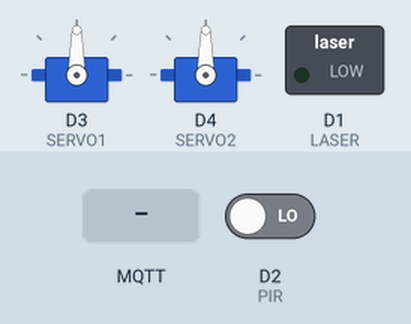
Recording of a sketch running on a simulated ESP8266 (NodeMCU). On the bench: 2 × servo, switched loads named in the sketch (green lamp = pin HIGH). The inputs (shaded band) are chosen by the test bench; at power-on: D2 (PIR) LOW. WiFi joins after 1.5 s; servers stay silent unless stated; random numbers use the default seed unless the sketch sets one; no MQTT or app messages arrive unless stated; what the sketch prints to the serial monitor is not drawn.

Above: at 2.7 s.
2.8 s: D2 (PIR) driven HIGH
At 4.3 s:
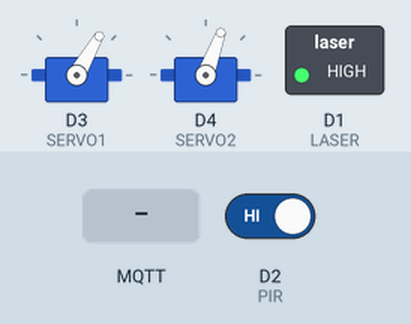
6.9 s: MQTT message "0" arrives on the first subscribed topic
At 8.6 s:
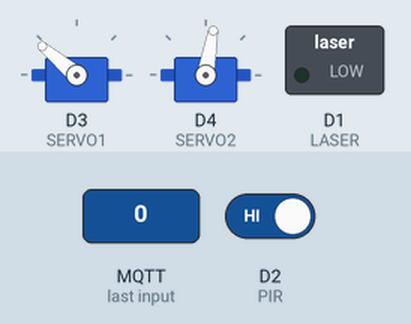
9.0 s: MQTT message "1" arrives on the first subscribed topic
At 9.7 s:
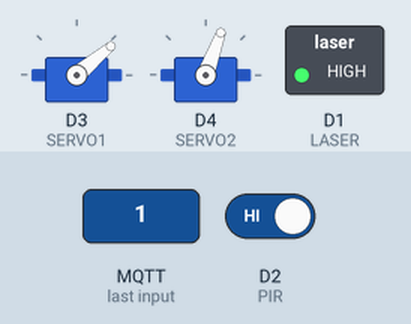
13.1 s: MQTT message "2" arrives on the first subscribed topic
At 15.5 s:
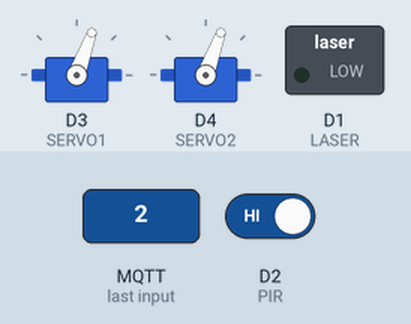
16.5 s: MQTT message "1" arrives on the first subscribed topic
At 17.8 s:
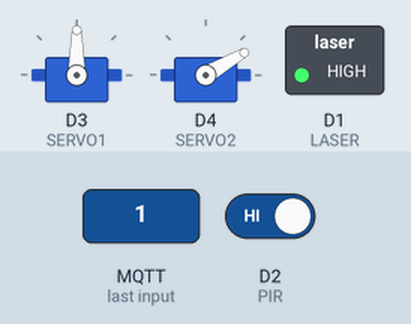
20.6 s: MQTT message "on" arrives on the first subscribed topic
At 23.6 s:
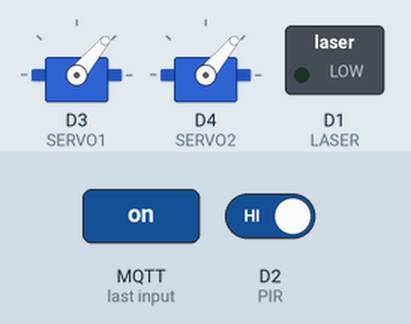
Timing chart, 0 to 25.0 s (numbered marks = the images above; inputs shaded):
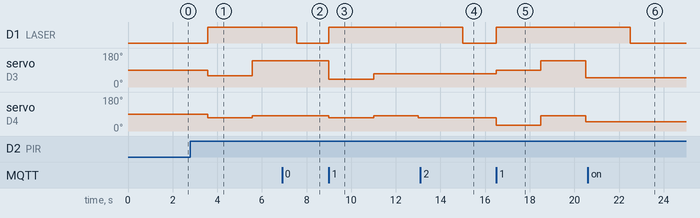

The sketch:

robotic-lasercat.ino
```cpp
#include <ESP8266WiFi.h>
#include <PubSubClient.h>
#include <Servo.h>

#define POS_INICIAL 90
#define X_MINIMO    30      // Angulo de X de 30 a 150 servo da base  -- PAN
#define Y_MINIMO    30      // Angulo de Y de 30 a 90 servo de cima   -- TILT
#define X_INTERVALO 12      // = (X Maximo - X Minimo) / 10
#define Y_INTERVALO 6       // = (Y Maximo - Y Minimo) / 10
#define LASER_TEMPO 60      // tempo em segundos que o laser ficará acionado
#define LASER       D1
#define PIR         D2      // sensor de presença
#define SERVO1      D3
#define SERVO2      D4

Servo servoX;
Servo servoY;

// --- SETUP WIFI E MQTT ---
const char* ssid = "...";
const char* password = "...";
const char* mqtt_server = "mqtt.eclipseprojects.io";
const int mqtt_port = 1883;
const char* mqtt_topic_status = "monitoracao/lasercat/status";
const char* mqtt_user = "...";
const char* mqtt_pwd = "...";
const char* mqtt_topic_ctrl = "monitoracao/lasercat/ctrl";

const char* statusOn = "ON";
const char* statusOff = "OFF";
bool statusCtrl = true;

WiFiClient espClient;
PubSubClient client(espClient);

void setup() {
  Serial.begin(115200);
  posicaoInicialServos();
  configuracaoInicialLaser();
  configuracaoInicialPIR();
  setup_wifi();
  client.setServer(mqtt_server, mqtt_port);
  client.setCallback(monitoraTopicoCtrl);
}

void posicaoInicialServos() {
  servoX.attach(SERVO1);
  servoY.attach(SERVO2);
  servoX.write(POS_INICIAL);
  servoY.write(POS_INICIAL);
}

void configuracaoInicialLaser() {
  pinMode(LASER, OUTPUT);
  digitalWrite(LASER, LOW);
}

void configuracaoInicialPIR() {
  pinMode(PIR, INPUT);
}

void loop() {
  // --- Testa conexão do Wifi ---
  if (!client.connected()) {
    reconnect();
  }

  if (statusCtrlOff()) {  // funções desligadas via MQTT
    return;
  }

  int trigger = digitalRead(PIR);
  client.publish(mqtt_topic_status, trigger == HIGH ? statusOn : statusOff, true);    // true lê o ultimo status

  if (trigger == HIGH) {
    ligaLaser();
  } else {
    desligaLaser();
    delay(1000);
  }
}

// FUNCOES AUXILIARES

void posicionaServos() {
   int posicaoX = (random(0, (X_INTERVALO)) * 10 + (X_MINIMO));
   int posicaoY = (random(0, (Y_INTERVALO)) * 10 + (Y_MINIMO));
   servoX.write(posicaoX);
   servoY.write(posicaoY);
}

void ligaLaser() {
  for(int i = 0; i <= LASER_TEMPO / 2; i++) {
    digitalWrite(LASER, HIGH);
    posicionaServos();
    delay(2000);    // funciona melhor do que 1s

    if (statusCtrlOff()) {  // funções desligadas via MQTT
      return;
    }
  }
}

void desligaLaser() {
  digitalWrite(LASER, LOW);
}

void setup_wifi() {

  delay(10);
  // We start by connecting to a WiFi network
  Serial.println();
  Serial.print("Connecting to ");
  Serial.println(ssid);

  WiFi.mode(WIFI_STA);
  WiFi.begin(ssid, password);

  while (WiFi.status() != WL_CONNECTED) {
    delay(500);
    Serial.print(".");
  }

  randomSeed(micros());

  Serial.println("");
  Serial.println("WiFi connected");
  Serial.println("IP address: ");
  Serial.println(WiFi.localIP());
}

void reconnect() {
  // Loop until we're reconnected
  while (!client.connected()) {
    Serial.print("Attempting MQTT connection...");
    // Create a random client ID
    String clientId = "ESP8266Client-";
    clientId += String(random(0xffff), HEX);
    // Attempt to connect
    if (client.connect(clientId.c_str(), mqtt_user, mqtt_pwd)) {
      Serial.println("connected");
      client.subscribe(mqtt_topic_ctrl);
    } else {
      Serial.print("failed, rc=");
      Serial.print(client.state());
      Serial.println(" try again in 5 seconds");
      // Wait 5 seconds before retrying
      delay(2000);
    }
  }
}

// --- MONITORA TOPICO monitoracao/lasercat/ctrl ---
void monitoraTopicoCtrl(char* mqtt_topic_ctrl, byte* payload, unsigned int length) {
  if ((char)payload[0] == '1') {
    statusCtrl = 1;
    //Serial.println("statusCtrl ON");
  } else {
    statusCtrl = 0;
    //Serial.println("statusCtrl OFF");
  }
}

bool statusCtrlOff() {
    client.loop();
    bool statusJustTurnedOff = (statusCtrl == 0);
    if (statusJustTurnedOff) {
      client.publish(mqtt_topic_status, statusOff, true);    // true lê o ultimo status
      desligaLaser();
    }
    return statusJustTurnedOff;
}
```

Measured:
- after the input at 2.8 s, D1 (LASER): LOW → HIGH after 0.77 s; servo on D3 (SERVO1): 90° → 60° after 0.77 s, → 140° 2.0 s later; servo on D4 (SERVO2): 90° → 70° after 0.77 s, → 80° 2.0 s later
- after the input at 6.9 s, D1 (LASER): HIGH → LOW after 0.67 s
- after the input at 9.0 s, D1 (LASER): LOW → HIGH at once; servo on D3 (SERVO1): 140° → 40° at once, → 70° 2.0 s later; servo on D4 (SERVO2): 80° → 70° at once, → 80° 2.0 s later, → 70° 2.0 s later
- after the input at 13.1 s, D1 (LASER): HIGH → LOW after 1.9 s
- after the input at 16.5 s, D1 (LASER): LOW → HIGH at once; servo on D3 (SERVO1): 70° → 90° at once, → 140° 2.0 s later, → 50° 2.0 s later; servo on D4 (SERVO2): 70° → 30° at once, → 80° 2.0 s later, → 50° 2.0 s later
- after the input at 20.6 s, D1 (LASER): HIGH → LOW after 1.9 s
